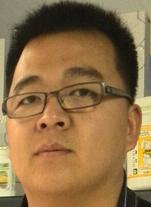
%> input picture code_face_registration/0001_A.jpg, 151 x 207 px
$ octave face_register_demo.m   (GNU Octave 9; MATLAB toolbox functions it lacks are replaced by stand-ins)
%> lines starting %> are read from the running program, lines starting %| are printed output that depends on the picture
%> further down, X is the input picture: size 207x151x3 uint8; mean R, G, B 144.1, 112.5, 72.5
### code_face_registration/register_face_based_on_eyes.m
% Extracts the face region from an image based on provided eye coordinates
%
% PROTOTYPE
% Y = register_face_based_on_eyes(X,eyes,size1)
%
% USAGE EXAMPLE(S)
%
%     Example 1:
%       eyes.x(1)=160;  %These coordinates were obtained using getpts(),
%       eyes.y(1)=184;  %but could also be read from a file
%       eyes.x(2)=193;
%       eyes.y(2)=177;
%       X=imread('sample_image.bmp');
%       Y = register_face_based_on_eyes(X,eyes,[128 100]);
%       figure,imshow(X,[]);
%       figure,imshow(uint8(Y),[]);
%
%     Example 2:
%       eyes.x(1)=160;
%       eyes.y(1)=184;
%       eyes.x(2)=193;
%       eyes.y(2)=177;
%       X=imread('sample_image.bmp');
%       Y = register_face_based_on_eyes(X,eyes);
%       figure,imshow(X,[]);
%       figure,imshow(uint8(Y),[]);
%
%     Example 3:
%       eyes.x(1)=160;
%       eyes.y(1)=184;
%       eyes.x(2)=193;
%       eyes.y(2)=177;
%       X=imread('sample_image.bmp');
%       Y = register_face_based_on_eyes(X,eyes,100);
%       Y = mean(Y,3);  % produce grey-scale image from color image
%       figure,imshow(X,[]);
%       figure,imshow(uint8(Y),[]);
%
%
% GENERAL DESCRIPTION
% The function extracts the facial region from the given image X based on
% the coordinates given in the structure "eyes". The image is then
% normalized to a fixed size given by the parameter "size1". It takes either
% two or three arguments. If the argument "size1" is omitted, the output
% facial region returned will be of size 128x128 pixels. The parameter size
% can be given as a single number (in pixels), in which case a square
% facial region is returned. When given as a 1x2 matrix with two elements, e.g.,
% size1 = [128 100], a region of this size is returned.
%
% The input image X can be a color image or a grey-scale one. If the input
% is in color, the output is also in color, and similarly, if the input
% image is a grey-scale one, then the outputimage is also a grey-scale one.
%
%
% REFERENCES
% Unfortunatelly, I have no reference (in english) of mine to demonstrate
% the procedure (eventually I plan to write a tutorial for beginners in the
% field of face recognition).
%
%
%
% INPUTS:
% X                     - a grey-scale or color image of arbitrary size
% eyes				    - a structure containing the eye coordinates; the
%                         structure takes the following form:
%             eyes.x(1) - x coordinate of the images left eye
%                         (this corresponds to the right eye in real life)
%             eyes.x(2) - x coordinate of the images right eye
%                         (this corresponds to the left eye in real life)
%             eyes.y(1) - y coordinate of the images left eye
%                         (this corresponds to the right eye in real life)
%             eyes.y(2) - y coordinate of the images right eye
%                         (this corresponds to the left eye in real life)
% size1                 - a parameter determining the size of the output
%                         image; it can take a single value, e.g., size=128,
%                         or it can be a 1x2 matrix, e.g., size=[100 60].
%                         default: size1=[128 128]
%
% OUTPUTS:
% Y                     - a grey-scale or color facial image (depending on
%                         the input format) extracted from the input image X
%
% NOTES / COMMENTS
% This function extracts the facial region from the given input image X
% based on some eye coordinates. Note that the eye coordinates have to be
% read from an external source, e.g., a text file (if they were marked
% manually and stored for later use), or they have to be provided by a
% facial landmark detector. This function is not intended to perform the
% localization for you, it just extracts the facial regions from the given
% image and normalizes it in respect to rotation and size. However, it does
% so based on the provided eye-coordinates.
%
% The function extracts the face region based on the following
% configuration: it first computes the interoccular distance di and uses the
% mid-point between the eyes (of the rotated image - the rotation angle is
% determined in such a way that the line conecting the eyes is horizontal)
% as the starting point. From this point the upper bound of the face region
% is deterimned by substartcing 0.6*di, the lower bound by adding 1.75*di,
% and the left and right boundaries are computed by substracting and adding
% 0.9*di, respectively. You can change the borders by changing the values
% of the coeffcients k1, k2, k3, and k4 in the last part of this function.
% However, to do so, you have to change the source code at the end of this
% file.
%
% The function was tested with Matlab ver. 7.9.0.529 (R2009b) and Matlab
% ver. 7.11.0.584 (R2010b).
%
%
% ABOUT
% Created:        3.2.2010
% Last Update:    10.11.2011
% Revision:       1.0
%
%
% WHEN PUBLISHING A PAPER AS A RESULT OF RESEARCH CONDUCTED BY USING THIS CODE
% OR ANY PART OF IT, MAKE A REFERENCE TO THE FOLLOWING PUBLICATIONS:
%
% truc V., Paveic, N.: The Complete Gabor-Fisher Classifier for Robust
% Face Recognition, EURASIP Advances in Signal Processing, vol. 2010, 26
% pages, doi:10.1155/2010/847680, 2010.
%
% truc V., Paveic, N.:Gabor-Based Kernel Partial-Least-Squares
% Discrimination Features for Face Recognition, Informatica (Vilnius), vol.
% 20, no. 1, pp. 115-138, 2009.
%
%
% The BibTex entries for the papers are here
%
% @Article{ACKNOWL1,
%     author = "Vitomir \v{S}truc and Nikola Pave\v{s}i\'{c}",
%     title  = "The Complete Gabor-Fisher Classifier for Robust Face Recognition",
%     journal = "EURASIP Advances in Signal Processing",
%     volume = "2010",
%     pages = "26",
%     year = "2010",
% }
%
% @Article{ACKNOWL2,
%     author = "Vitomir \v{S}truc and Nikola Pave\v{s}i\'{c}",
%     title  = "Gabor-Based Kernel Partial-Least-Squares Discrimination Features for Face Recognition",
%     journal = "Informatica (Vilnius)",
%     volume = "20",
%     number = "1",
%     pages = "115138",
%     year = "2009",
% }
%
% Official website:
% If you have down-loaded the toolbox from any other location than the
% official website, plese check the following link to make sure that you
% have the most recent version:
%
% http://luks.fe.uni-lj.si/sl/osebje/vitomir/face_tools/PhDface/index.html
%
%
% OTHER TOOLBOXES
% If you are interested in face recognition you are invited to have a look
% at the INface toolbox as well. It contains implementations of several
% state-of-the-art photometric normalization techniques that can further
% improve the face recognition performance, especcially in difficult
% illumination conditions. The toolbox is available from:
%
% http://luks.fe.uni-lj.si/sl/osebje/vitomir/face_tools/INFace/index.html
%
%
% Copyright (c) 2011 Vitomir truc
% Faculty of Electrical Engineering,
% University of Ljubljana, Slovenia
% http://luks.fe.uni-lj.si/en/staff/vitomir/index.html
%
% Permission is hereby granted, free of charge, to any person obtaining a copy
% of this software and associated documentation files, to deal
% in the Software without restriction, subject to the following conditions:
%
% The above copyright notice and this permission notice shall be included in
% all copies or substantial portions of the Software.
%
% The Software is provided "as is", without warranty of any kind.
%
% November 2011

function Y = register_face_based_on_eyes(X,eyes,size1)
%> called with size1 = [128 100]

%% Init
Y=[];

%% Check inputs

%check number of inputs
if nargin <2
    disp('Wrong number of input parameters! The function requires at least two input arguments.')
    return;
elseif nargin >3
    disp('Wrong number of input parameters! The function takes no more than three input arguments.')
    return;
elseif nargin==2
    size1 = [128 128];
end

%check image
[a,b,c]=size(X);
%> a = 207; b = 151; c = 3
if a<2 || b<2
    disp('X is not a valdi image. The height/width has to be larger than 1 pixel.')
    return;
end

%check coordinates
if isfield(eyes,'x')~=1
    disp('No x coordinates were found in the coordinates structure.')
    return;
end
if isfield(eyes,'y')~=1
    disp('No y coordinates were found in the coordinates structure.')
    return;
end

[a,b] = size(eyes.x);
if a==1 && b==2 || a==2 && b==1
else
    disp('The x coordinates were not defined properly. Please type "help register_face_based_on_eyes"')
    return;
end

[a,b] = size(eyes.y);
if a==1 && b==2 || a==2 && b==1
else
    disp('The y coordinates were not defined properly. Please type "help register_face_based_on_eyes"')
    return;
end

%check size parameter
[a,b]=size(size1);
if a==1 && b==1
    size1 = [size1 size1];
elseif a==1 && b==2
    size1=size1;
else
    disp('The parameter defining the size of the output is not in the right format.')
    return;
end


%% Parse inputs

%convert to double
X=double(X);
%> X: size 207x151x3 double

[a,b,dummy] = size(X);
%> dummy = 3
x_cent = ceil(b/2);
%> x_cent = 76
y_cent = ceil(a/2);
%> y_cent = 104

%these are the remains of my previous implementation
x_leva = double(eyes.x(1));
y_leva = double(eyes.y(1));
x_desna = double(eyes.x(2));
y_desna = double(eyes.y(2));


%% Correct for rotation

%get rotation angle
kateta1 = abs(x_leva-x_desna);
kateta2 = abs(y_leva-y_desna);

if y_leva>y_desna
    angle = -(atan(kateta2/kateta1))*(180/pi);
elseif y_leva<y_desna
    angle = (atan(kateta2/kateta1))*(180/pi);
elseif y_leva==y_desna
    angle = 0;
end


%recompute the coordinates in the rotated image
if angle ==0
    Y=X;
    [c,d,e1]=size(Y);
else
    Y=uint8(imrotate((X),angle,'bilinear'));
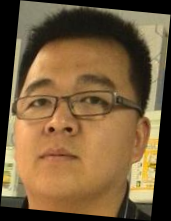
%> Y: size 221x171x3 uint8; mean R, G, B 119.2, 93, 59.9
    [c,d,e]=size(Y);
%> c = 221; d = 171; e = 3
    x_cent_rot = ceil(d/2);
%> x_cent_rot = 86
    y_cent_rot = ceil(c/2);
%> y_cent_rot = 111

    x_mid = round((x_leva+x_desna)/2);
    y_mid = round((y_leva+y_desna)/2);

    my_hypo = sqrt((x_leva-x_desna)^2+(y_leva-y_desna)^2);

    if x_mid == x_cent
     x_mid=x_mid+1;
    end

    if y_mid == y_cent
         y_mid=y_mid+1;
    end

    hipoten = sqrt((x_mid-x_cent)^2+(y_mid-y_cent)^2);
%> hipoten = 18.03
    x_koor = abs(x_mid-x_cent);
%> x_koor = 17
    if (x_mid > x_cent) & (y_mid<y_cent)
        kot = acos(x_koor/hipoten)+(angle*pi/180);
        x1(1) = (x_cent_rot+cos(kot)*hipoten);
        y1(1) = (y_cent_rot-sin(kot)*hipoten);
    end
    if (x_mid < x_cent) & (y_mid<y_cent)
        kot = acos(x_koor/hipoten)-(angle*pi/180);
%> kot = 0.435
        x1(1) = (x_cent_rot-cos(kot)*hipoten);
        y1(1) = (y_cent_rot-sin(kot)*hipoten);
    end
    if (x_mid > x_cent) & (y_mid>y_cent)
        kot = acos(x_koor/hipoten)-(angle*pi/180);
        x1(1) = (x_cent_rot+cos(kot)*hipoten);
        y1(1) = (y_cent_rot+sin(kot)*hipoten);
    end
    if (x_mid < x_cent) & (y_mid>y_cent)
        kot = acos(x_koor/hipoten)+(angle*pi/180);
        x1(1) = (x_cent_rot-cos(kot)*hipoten);
        y1(1) = (y_cent_rot+sin(kot)*hipoten);
    end

    x_leva = double(round(x1-(my_hypo/2))-1);
%> x_leva = 43
    x_desna = double(round(x1+(my_hypo/2))-1);
    y_leva = double(round(y1)-1);
    y_desna = double(round(y1)-1);
end


%% Extract facial region

% origin point for face frame
T_x = round((x_leva+x_desna)/2);
T_y = round((y_leva+y_desna)/2);

% frame coordinates calculation
d_ex = abs(x_desna-x_leva);

% these determine the extracted region - in percentage (% = k*100) of the
% interoccluar distance (You can play with these and get different facial areas)
k1 = 0.6;       %these are the final coefficient, there will be no more change - the xm2vts database was extracted a bit differently (just a bit)
k2 = 1.75;
k3 = 0.9;
k4 = 0.9;

% compute bounding box coordinates
y_u = T_y-round(k1*d_ex);
if y_u<=1
    y_u = 1;
end

y_l = T_y+round(k2*d_ex);
if y_l>a
    y_l=a;
end

x_f = T_x-round(k3*d_ex);
if x_f<1
    x_f=1;
end

x_s = T_x+round(k4*d_ex);
if x_s>b
    x_s=b;
end


%extract final facial region
Y=Y(y_u:y_l, x_f:x_s,:);
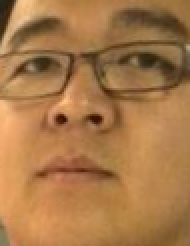
%> Y: size 123x95x3 uint8 (shown 2 times larger); mean R, G, B 168.3, 120.4, 72.9
Y=imresize(Y,size1,'bilinear');
%> Y: size 128x100x3 uint8
Y=uint8(Y);

### code_face_registration/face_register_demo.m
      eyes.x(1)=33;  %These coordinates were obtained using getpts(),
      eyes.y(1)=100;  %but could also be read from a file
      eyes.x(2)=85;
      eyes.y(2)=95;
      X=imread('0001_A.jpg');
      Y = register_face_based_on_eyes(X,eyes,[128 100]);
      figure,imshow(X,[]);
      impixelinfo
      figure,imshow(uint8(Y),[]);
